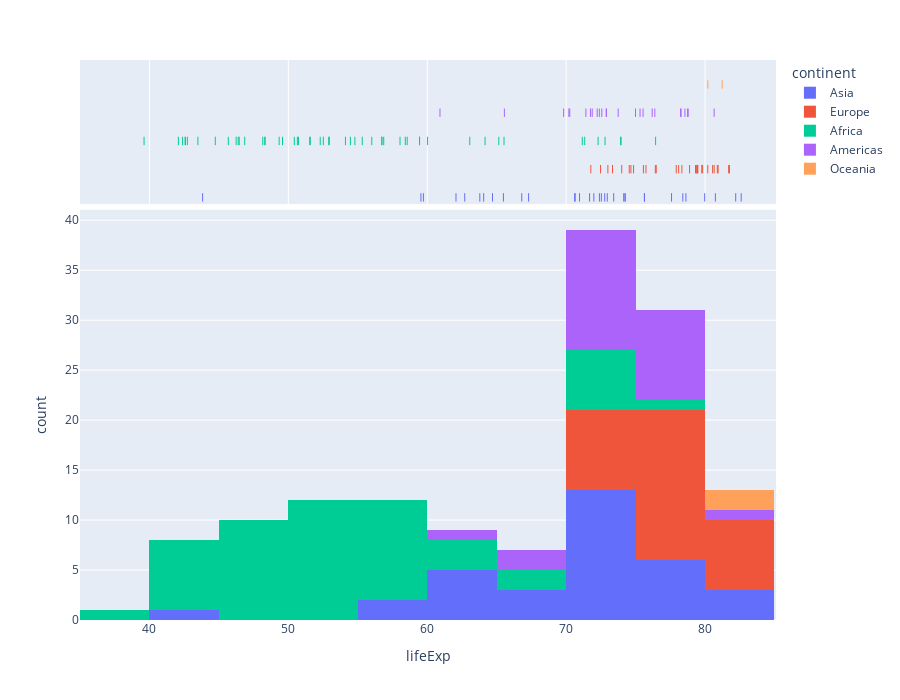

The cell this chart's notebook holds for it:
### Code cell
px.histogram(data_frame=df, x='lifeExp', marginal='rug', hover_name='country', height=700, color='continent')

### Figure 1 — Plotly figure (JSON) as saved in the notebook; plotly's stock layout.template omitted (floating-point values rounded to 4 significant figures)
{"data": [{"alignmentgroup": "True", "bingroup": "x", "hovertemplate": "continent=Asia<br>lifeExp=%{x}<br>count=%{y}<extra></extra>", "legendgroup": "Asia", "marker": {"color": "#636efa", "pattern": {"shape": ""}}, "name": "Asia", "offsetgroup": "Asia", "orientation": "v", "showlegend": true, "type": "histogram", "x": [43.83, 75.64, 64.06, 59.72, 72.96, 82.21, 64.7, 70.65, 70.96, 59.55, 80.75, 82.6, 72.53, 67.3, 78.62, 77.59, 71.99, 74.24, 66.8, 62.07, 63.78, 75.64, 65.48, 71.69, 72.78, 79.97, 72.4, 74.14, 78.4, 70.62, 74.25, 73.42, 62.7], "xaxis": "x", "yaxis": "y"}, {"alignmentgroup": "True", "boxpoints": "all", "fillcolor": "rgba(255,255,255,0)", "hoveron": "points", "hovertemplate": "<b>%{hovertext}</b><br><br>continent=Asia<br>lifeExp=%{x}<extra></extra>", "hovertext": ["Afghanistan", "Bahrain", "Bangladesh", "Cambodia", "China", "Hong Kong, China", "India", "Indonesia", "Iran", "Iraq", "Israel", "Japan", "Jordan", "Korea, Dem. Rep.", "Korea, Rep.", "Kuwait", "Lebanon", "Malaysia", "Mongolia", "Myanmar", "Nepal", "Oman", "Pakistan", "Philippines", "Saudi Arabia", "Singapore", "Sri Lanka", "Syria", "Taiwan", "Thailand", "Vietnam", "West Bank and Gaza", "Yemen, Rep."], "jitter": 0, "legendgroup": "Asia", "line": {"color": "rgba(255,255,255,0)"}, "marker": {"color": "#636efa", "symbol": "line-ns-open"}, "name": "Asia", "offsetgroup": "Asia", "showlegend": false, "type": "box", "x": [43.83, 75.64, 64.06, 59.72, 72.96, 82.21, 64.7, 70.65, 70.96, 59.55, 80.75, 82.6, 72.53, 67.3, 78.62, 77.59, 71.99, 74.24, 66.8, 62.07, 63.78, 75.64, 65.48, 71.69, 72.78, 79.97, 72.4, 74.14, 78.4, 70.62, 74.25, 73.42, 62.7], "xaxis": "x2", "yaxis": "y2"}, {"alignmentgroup": "True", "bingroup": "x", "hovertemplate": "continent=Europe<br>lifeExp=%{x}<br>count=%{y}<extra></extra>", "legendgroup": "Europe", "marker": {"color": "#EF553B", "pattern": {"shape": ""}}, "name": "Europe", "offsetgroup": "Europe", "orientation": "v", "showlegend": true, "type": "histogram", "x": [76.42, 79.83, 79.44, 74.85, 73.0, 75.75, 76.49, 78.33, 79.31, 80.66, 79.41, 79.48, 73.34, 81.76, 78.89, 80.55, 74.54, 79.76, 80.2, 75.56, 78.1, 72.48, 74.0, 74.66, 77.93, 80.94, 80.88, 81.7, 71.78, 79.42], "xaxis": "x", "yaxis": "y"}, {"alignmentgroup": "True", "boxpoints": "all", "fillcolor": "rgba(255,255,255,0)", "hoveron": "points", "hovertemplate": "<b>%{hovertext}</b><br><br>continent=Europe<br>lifeExp=%{x}<extra></extra>", "hovertext": ["Albania", "Austria", "Belgium", "Bosnia and Herzegovina", "Bulgaria", "Croatia", "Czech Republic", "Denmark", "Finland", "France", "Germany", "Greece", "Hungary", "Iceland", "Ireland", "Italy", "Montenegro", "Netherlands", "Norway", "Poland", "Portugal", "Romania", "Serbia", "Slovak Republic", "Slovenia", "Spain", "Sweden", "Switzerland", "Turkey", "United Kingdom"], "jitter": 0, "legendgroup": "Europe", "line": {"color": "rgba(255,255,255,0)"}, "marker": {"color": "#EF553B", "symbol": "line-ns-open"}, "name": "Europe", "offsetgroup": "Europe", "showlegend": false, "type": "box", "x": [76.42, 79.83, 79.44, 74.85, 73.0, 75.75, 76.49, 78.33, 79.31, 80.66, 79.41, 79.48, 73.34, 81.76, 78.89, 80.55, 74.54, 79.76, 80.2, 75.56, 78.1, 72.48, 74.0, 74.66, 77.93, 80.94, 80.88, 81.7, 71.78, 79.42], "xaxis": "x2", "yaxis": "y2"}, {"alignmentgroup": "True", "bingroup": "x", "hovertemplate": "continent=Africa<br>lifeExp=%{x}<br>count=%{y}<extra></extra>", "legendgroup": "Africa", "marker": {"color": "#00cc96", "pattern": {"shape": ""}}, "name": "Africa", "offsetgroup": "Africa", "orientation": "v", "showlegend": true, "type": "histogram", "x": [72.3, 42.73, 56.73, 50.73, 52.3, 49.58, 50.43, 44.74, 50.65, 65.15, 46.46, 55.32, 48.33, 54.79, 71.34, 51.58, 58.04, 52.95, 56.73, 59.45, 60.02, 56.01, 46.39, 54.11, 42.59, 45.68, 73.95, 59.44, 48.3, 54.47, 64.16, 72.8, 71.16, 42.08, 52.91, 56.87, 46.86, 76.44, 46.24, 65.53, 63.06, 42.57, 48.16, 49.34, 58.56, 39.61, 52.52, 58.42, 73.92, 51.54, 42.38, 43.49], "xaxis": "x", "yaxis": "y"}, {"alignmentgroup": "True", "boxpoints": "all", "fillcolor": "rgba(255,255,255,0)", "hoveron": "points", "hovertemplate": "<b>%{hovertext}</b><br><br>continent=Africa<br>lifeExp=%{x}<extra></extra>", "hovertext": ["Algeria", "Angola", "Benin", "Botswana", "Burkina Faso", "Burundi", "Cameroon", "Central African Republic", "Chad", "Comoros", "Congo, Dem. Rep.", "Congo, Rep.", "Cote d'Ivoire", "Djibouti", "Egypt", "Equatorial Guinea", "Eritrea", "Ethiopia", "Gabon", "Gambia", "Ghana", "Guinea", "Guinea-Bissau", "Kenya", "Lesotho", "Liberia", "Libya", "Madagascar", "Malawi", "Mali", "Mauritania", "Mauritius", "Morocco", "Mozambique", "Namibia", "Niger", "Nigeria", "Reunion", "Rwanda", "Sao Tome and Principe", "Senegal", "Sierra Leone", "Somalia", "South Africa", "Sudan", "Swaziland", "Tanzania", "Togo", "Tunisia", "Uganda", "Zambia", "Zimbabwe"], "jitter": 0, "legendgroup": "Africa", "line": {"color": "rgba(255,255,255,0)"}, "marker": {"color": "#00cc96", "symbol": "line-ns-open"}, "name": "Africa", "offsetgroup": "Africa", "showlegend": false, "type": "box", "x": [72.3, 42.73, 56.73, 50.73, 52.3, 49.58, 50.43, 44.74, 50.65, 65.15, 46.46, 55.32, 48.33, 54.79, 71.34, 51.58, 58.04, 52.95, 56.73, 59.45, 60.02, 56.01, 46.39, 54.11, 42.59, 45.68, 73.95, 59.44, 48.3, 54.47, 64.16, 72.8, 71.16, 42.08, 52.91, 56.87, 46.86, 76.44, 46.24, 65.53, 63.06, 42.57, 48.16, 49.34, 58.56, 39.61, 52.52, 58.42, 73.92, 51.54, 42.38, 43.49], "xaxis": "x2", "yaxis": "y2"}, {"alignmentgroup": "True", "bingroup": "x", "hovertemplate": "continent=Americas<br>lifeExp=%{x}<br>count=%{y}<extra></extra>", "legendgroup": "Americas", "marker": {"color": "#ab63fa", "pattern": {"shape": ""}}, "name": "Americas", "offsetgroup": "Americas", "orientation": "v", "showlegend": true, "type": "histogram", "x": [75.32, 65.55, 72.39, 80.65, 78.55, 72.89, 78.78, 78.27, 72.23, 74.99, 71.88, 70.26, 60.92, 70.2, 72.57, 76.19, 72.9, 75.54, 71.75, 71.42, 78.75, 69.82, 78.24, 76.38, 73.75], "xaxis": "x", "yaxis": "y"}, {"alignmentgroup": "True", "boxpoints": "all", "fillcolor": "rgba(255,255,255,0)", "hoveron": "points", "hovertemplate": "<b>%{hovertext}</b><br><br>continent=Americas<br>lifeExp=%{x}<extra></extra>", "hovertext": ["Argentina", "Bolivia", "Brazil", "Canada", "Chile", "Colombia", "Costa Rica", "Cuba", "Dominican Republic", "Ecuador", "El Salvador", "Guatemala", "Haiti", "Honduras", "Jamaica", "Mexico", "Nicaragua", "Panama", "Paraguay", "Peru", "Puerto Rico", "Trinidad and Tobago", "United States", "Uruguay", "Venezuela"], "jitter": 0, "legendgroup": "Americas", "line": {"color": "rgba(255,255,255,0)"}, "marker": {"color": "#ab63fa", "symbol": "line-ns-open"}, "name": "Americas", "offsetgroup": "Americas", "showlegend": false, "type": "box", "x": [75.32, 65.55, 72.39, 80.65, 78.55, 72.89, 78.78, 78.27, 72.23, 74.99, 71.88, 70.26, 60.92, 70.2, 72.57, 76.19, 72.9, 75.54, 71.75, 71.42, 78.75, 69.82, 78.24, 76.38, 73.75], "xaxis": "x2", "yaxis": "y2"}, {"alignmentgroup": "True", "bingroup": "x", "hovertemplate": "continent=Oceania<br>lifeExp=%{x}<br>count=%{y}<extra></extra>", "legendgroup": "Oceania", "marker": {"color": "#FFA15A", "pattern": {"shape": ""}}, "name": "Oceania", "offsetgroup": "Oceania", "orientation": "v", "showlegend": true, "type": "histogram", "x": [81.23, 80.2], "xaxis": "x", "yaxis": "y"}, {"alignmentgroup": "True", "boxpoints": "all", "fillcolor": "rgba(255,255,255,0)", "hoveron": "points", "hovertemplate": "<b>%{hovertext}</b><br><br>continent=Oceania<br>lifeExp=%{x}<extra></extra>", "hovertext": ["Australia", "New Zealand"], "jitter": 0, "legendgroup": "Oceania", "line": {"color": "rgba(255,255,255,0)"}, "marker": {"color": "#FFA15A", "symbol": "line-ns-open"}, "name": "Oceania", "offsetgroup": "Oceania", "showlegend": false, "type": "box", "x": [81.23, 80.2], "xaxis": "x2", "yaxis": "y2"}], "layout": {"barmode": "relative", "height": 700, "legend": {"title": {"text": "continent"}, "tracegroupgap": 0}, "margin": {"t": 60}, "xaxis": {"anchor": "y", "domain": [0, 1], "title": {"text": "lifeExp"}}, "xaxis2": {"anchor": "y2", "domain": [0, 1], "matches": "x", "showgrid": true, "showticklabels": false}, "yaxis": {"anchor": "x", "domain": [0, 0.7326], "title": {"text": "count"}}, "yaxis2": {"anchor": "x2", "domain": [0.7426, 1], "matches": "y2", "showgrid": false, "showline": false, "showticklabels": false, "ticks": ""}}}
